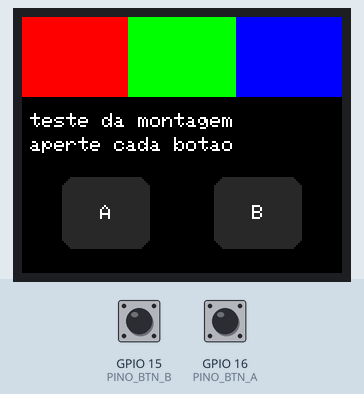
This sketch was run on a simulated ESP32. Parts: 160×128 colour display. The test bench sets the inputs (shaded band); at power-on: GPIO 15 (PINO_BTN_B) HIGH, GPIO 16 (PINO_BTN_A) HIGH. What the sketch prints to the serial monitor is not drawn.

Above: at 1.3 s.
1.4 s: GPIO 15 (PINO_BTN_B) pulled LOW for 0.15 s
At 1.48 s:
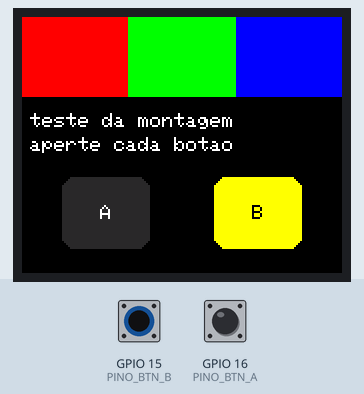
3.0 s: GPIO 16 (PINO_BTN_A) pulled LOW for 0.15 s
At 3.08 s:
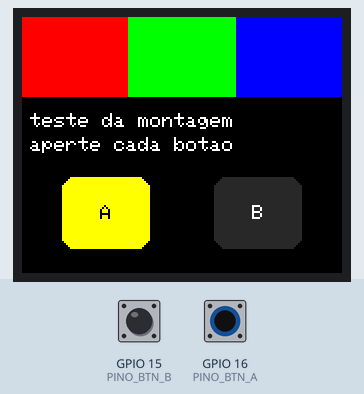
4.6 s: GPIO 15 (PINO_BTN_B) pulled LOW for 1 s
At 5.0 s:
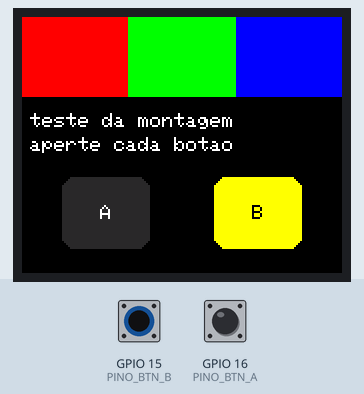
7.1 s: GPIO 16 (PINO_BTN_A) pulsed LOW 2 times (0.12 s each, 0.3 s apart)
Timing chart, 0 to 10.1 s (numbered marks = the images above; inputs shaded):
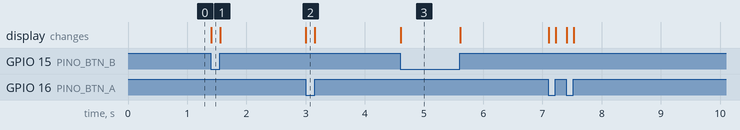

The sketch:

jogo-teste-esp32.ino
```cpp
// Teste da montagem — nó a nó
// ESP32-WROOM-32 (DevKit V1, 30 pinos) + TFT 1,8" ST7735 + 2 botões 6×6
// Mesmos pinos do DoisJogos (BL ligado direto no 3V3).
// Rode ANTES de soldar e de novo DEPOIS de soldar: se as 3 faixas de cor
// aparecerem e os dois botões acenderem na tela, a montagem está certa.
// Placa na Arduino IDE: "ESP32 Dev Module".
// Bibliotecas (Gerenciador de Bibliotecas da Arduino IDE):
//   "Adafruit ST7735 and ST7789 Library" e "Adafruit GFX Library"
#include <Adafruit_GFX.h>
#include <Adafruit_ST7735.h>
#include <SPI.h>
#include "pinos.h"   // pinos gerados pelo nó a nó a partir dos nós

Adafruit_ST7735 tft = Adafruit_ST7735(&SPI, PINO_CS, PINO_DC, PINO_RST);

const int BOTOES[2] = {PINO_BTN_A, PINO_BTN_B};
const char *NOMES[2] = {"A", "B"};
bool antes[2] = {false, false};

void desenhaBotao(int i, bool apertado) {
  int x = 20 + i * 76;
  tft.fillRoundRect(x, 80, 44, 36, 6, apertado ? ST77XX_YELLOW : 0x2945);
  tft.setTextColor(apertado ? ST77XX_BLACK : ST77XX_WHITE);
  tft.setCursor(x + 19, 94);
  tft.print(NOMES[i]);
}

void setup() {
  Serial.begin(115200);
  // Sem resistor: o ESP liga um resistor interno (pull-up) e o botão leva o pino ao GND.
  for (int i = 0; i < 2; i++) pinMode(BOTOES[i], INPUT_PULLUP);


  SPI.begin(PINO_SCK, -1, PINO_MOSI, PINO_CS);
  tft.initR(INITR_BLACKTAB);  // se a borda ou as cores saírem erradas: INITR_GREENTAB ou INITR_REDTAB
  tft.setRotation(1);         // tela deitada (160 × 128)
  tft.fillScreen(ST77XX_BLACK);

  // Faixas na ordem vermelho, verde, azul = SPI e tela ok
  tft.fillRect(0, 0, 53, 40, ST77XX_RED);
  tft.fillRect(53, 0, 54, 40, ST77XX_GREEN);
  tft.fillRect(107, 0, 53, 40, ST77XX_BLUE);

  tft.setTextColor(ST77XX_WHITE);
  tft.setCursor(4, 48);
  tft.print("teste da montagem");
  tft.setCursor(4, 60);
  tft.print("aperte cada botao");
  for (int i = 0; i < 2; i++) desenhaBotao(i, false);
}

void loop() {
  for (int i = 0; i < 2; i++) {
    bool apertado = digitalRead(BOTOES[i]) == LOW;
    if (apertado != antes[i]) {
      antes[i] = apertado;
      desenhaBotao(i, apertado);
      if (apertado) {
        Serial.print("apertou ");
        Serial.println(NOMES[i]);
      }
    }
  }
  delay(10);
}
```

pinos.h
```cpp
// pinos.h — placa 5×10 do jogo, com a tela encaixada direto (nó a nó, 21/11/2026)
#pragma once

#define PINO_SCK           18   // ESP32 GPIO18 -> TFT SCK
#define PINO_MOSI          23   // ESP32 GPIO23 -> TFT SDA
#define PINO_RST            5   // ESP32 GPIO5  -> TFT RESET
#define PINO_DC            21   // ESP32 GPIO21 -> TFT A0
#define PINO_CS             4   // ESP32 GPIO4  -> TFT CS
#define PINO_BTN_A         16   // ESP32 GPIO16 (RX2) -> botão A
#define PINO_BTN_B         15   // ESP32 GPIO15 (D15) -> botão B

// Alimentação:
//   3V3: ESP32 3V3 -> TFT VCC -> TFT LED
//   GND: ESP32 GND -> TFT GND -> botão A -> botão B
```

Measured:
- after the input at 1.4 s, the display: changes at once (image 1)
- after the input at 3.0 s, the display: changes at once (image 2)
- after the input at 4.6 s, the display: changes at once (image 3)
